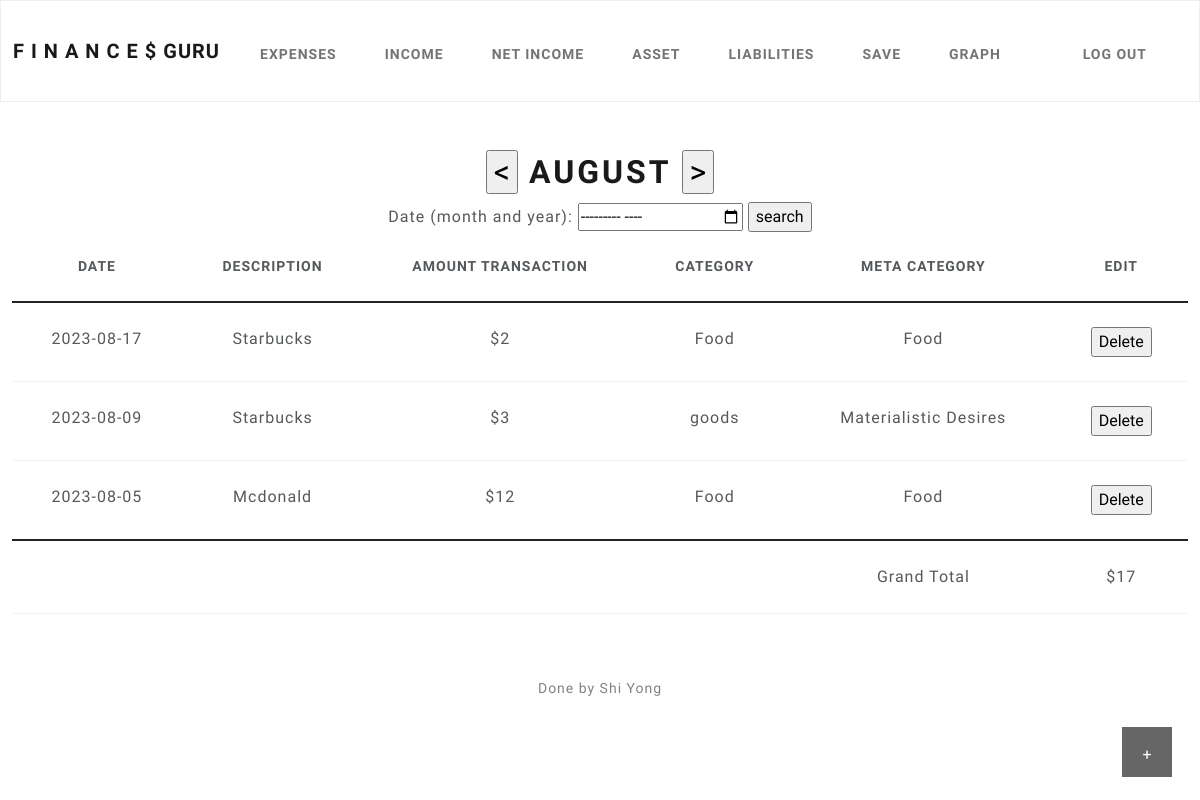
/expenses (signed in), run on the app's committed database.
### tables this page shows
CREATE TABLE "Expenses" (
	"E_id"	INTEGER,
	"Date"	TEXT,
	"Description"	TEXT,
	"expenses"	INTEGER,
	"Category"	TEXT,
	"MetaC"	TEXT,
	"id"	INTEGER NOT NULL,
	PRIMARY KEY("E_id" AUTOINCREMENT),
	FOREIGN KEY("id") REFERENCES "users"("id")
);

### app.py (the view)
@app.route("/expenses", methods=["GET", "POST"])
@login_required
def expenses():
    global month
    if request.method == "POST":
        Date = request.form.get('Date')
        Description = request.form.get('Description')
        expenses = request.form.get('expenses')
        Category = request.form.get('Category')
        MetaC = request.form.get('MetaC') #TODO get the month that the search engine search for and return results
        if Date:
            db.execute("INSERT INTO Expenses (id, Date,Description,expenses,Category,MetaC) VALUES(?, ?, ?, ?, ?, ?)", session["user_id"], Date,Description,expenses,Category,MetaC)
        Delete = request.form.get('Delete')
        if Delete != None:
            db.execute("DELETE FROM Expenses WHERE E_id = ? AND id = ?",Delete,session["user_id"])
        today = date.today()
        today = str(today)
        search = today[:-4]
        MONTH = request.form.get('month')
        if MONTH != None:
            MONTH = str(MONTH)
            MONTH = MONTH[-2:]
            if MONTH[:1] == '0':
                month = int(MONTH[-1:])
            else:
                month = int(MONTH)
        Previous = request.form.get('Previous')
        if Previous != None:
            month = int(month) -1
        Next = request.form.get('Next')
        if Next != None:
            month = int(month) +1
        if int(month) > 12 or int(month) < 1: #check if it overflow
            month = today[-4:-3]
        Month_full_name = calendar.month_name[int(month)]
        month = str(month)
        search = search + month
        search = search + '%'
        total = db.execute("SELECT SUM(expenses) FROM Expenses WHERE id = ? AND Date LIKE ?", session["user_id"],search)
        total = total[0]['SUM(expenses)']
        if total == None:
            total = 0
        LIST = db.execute("SELECT * FROM Expenses WHERE id = ? AND Date LIKE ? ORDER BY Date DESC", session["user_id"],search) #TODO Search the data from This month date
        Cat = [' Birthday Gift', 'Business Expense', 'Charity', 'Entertainment','Food','Materialistic Desires','Medical','Other','Rent','Self-Improvement','Transportation','Travel']
        return render_template('expenses.html',Cat=Cat,LIST=LIST,Month_full_name=Month_full_name, total = total)
    else:
        today = date.today()
        today = str(today)
        search = today[:-4]
        month = today[-4:-3]
        Month_full_name = calendar.month_name[int(month)]
        search = search + month
        search = search + '%'
        total = db.execute("SELECT SUM(expenses) FROM Expenses WHERE id = ? AND Date LIKE ?", session["user_id"],search)
        total = total[0]['SUM(expenses)']
        if total == None:
            total = 0
        LIST = db.execute("SELECT * FROM Expenses WHERE id = ? AND Date LIKE ? ORDER BY Date DESC", session["user_id"],search) #TODO Search the data from This month date
        Cat = [' Birthday Gift', 'Business Expense', 'Charity', 'Entertainment','Food','Materialistic Desires','Medical','Other','Rent','Self-Improvement','Transportation','Travel']
        return render_template('expenses.html',Cat=Cat,LIST=LIST,Month_full_name=Month_full_name, total = total)

### app.py (called while the page is built)
@app.after_request
def after_request(response):
    response.headers["Cache-Control"] = "no-cache, no-store, must-revalidate"
    response.headers["Expires"] = 0
    response.headers["Pragma"] = "no-cache"
    return response

### helpers.py (called while the page is built)
def login_required(f):
    @wraps(f)
    def decorated_function(*args, **kwargs):
        if session.get("user_id") is None:
            return redirect("/login")
        return f(*args, **kwargs)
    return decorated_function

### templates/expenses.html (shortened to what this page needs)
{% extends "layout.html" %}
{% block main %}
<button class="open-button" onclick="openForm()">+</button>
<form action="/expenses" method="post">
<h1><input type="submit" name="Previous" value="<">
    {{Month_full_name}}
    <input type="submit" name="Next" value=">"></h1>
</form>
<form action="/expenses" method="post">
  <label for="month">Date (month and year):</label>
  <input type="month" id="month" name="month" required>
  <input type="submit" value="search">
</form>
  <table class="table" style="margin-left:auto;margin-right:auto;">
        <thead class="thead-dark">
            <tr>
                <th scope="col">Date</th>
                <th scope="col">Description</th>
                <th scope="col">Amount Transaction</th>
                <th scope="col">Category</th>
                <th scope="col">Meta Category</th>
                <th>Edit</th>
            </tr>
        </thead>
        <tbody>
            {% for row in LIST %}
                <tr>
                    <td>{{row['Date']}}</td>
                    <td>{{row['Description']}}</td>
                    <td>${{row['expenses']}}</td>
                    <td>{{row['Category']}}</td>
                    <td>{{row['MetaC']}}</td>
                    <td>
                    <form action="/expenses" method="post">
                       <input type="submit" value="Delete" >
                   </form>
                    </td>
                </tr>
            {% endfor %}
        </tbody>
        <tfoot>
                <tr>
                    <td></td>
                    <td></td>
                    <td></td>
                    <td></td>
                    <td>Grand Total</td>
                    <td >${{ total }}</td>
                </tr>
        </tfoot>
    </table>
{% endblock %}

### templates/layout.html (shortened to what this page needs)
<!DOCTYPE html>
<html lang="en">
    <head>
        <link href="https://cdn.jsdelivr.net/npm/bootstrap@5.1.3/dist/css/bootstrap.min.css" rel="stylesheet">
        <link href="/static/bootstrap.min.css" rel="stylesheet">
    </head>
    <body>
        <nav class="bg-light border navbar navbar-expand-md navbar-light">
            <div class="container-fluid">
                <a class="navbar-brand" href="/">
                    <span >F</span>
                    <span >I</span>
                    <span >N</span>
                    <span >A</span>
                    <span >N</span>
                    <span>C</span>
                    <span>E</span>
                    <span >$</span>
                    <span>GURU</span>
                </a>
                <div class="collapse navbar-collapse" id="navbar">
                    {% if session["user_id"] %}
                        <ul class="navbar-nav me-auto mt-2">
                            <li class="nav-item"><a class="nav-link" href="/expenses">Expenses</a></li>
                            <li class="nav-item"><a class="nav-link" href="/income">Income</a></li>
                            <li class="nav-item"><a class="nav-link" href="/netincome">Net Income</a></li>
                            <li class="nav-item"><a class="nav-link" href="/asset">Asset</a></li>
                            <li class="nav-item"><a class="nav-link" href="/liabilities">Liabilities</a></li>
                            <li class="nav-item"><a class="nav-link" href="/save">Save</a></li>
                            <li class="nav-item"><a class="nav-link" href="/graph">Graph</a></li>
                        </ul>
                        <ul class="navbar-nav ms-auto mt-2">
                            <li class="nav-item"><a class="nav-link" href="/logout">Log Out</a></li>
                        </ul>
                    {% else %}
                        <ul class="navbar-nav ms-auto mt-2">
                            <li class="nav-item"><a class="nav-link" href="/register">Register</a></li>
                            <li class="nav-item"><a class="nav-link" href="/login">Log In</a></li>
                        </ul>
                    {% endif %}
                </div>
            </div>
        </nav>
        <main class="container-fluid py-5 text-center">
            {% block main %}{% endblock %}
        </main>
        <footer class="mb-5 small text-center text-muted">
            Done by Shi Yong
        </footer>
    </body>
</html>

### templates/expenses.html (style rules this page uses)
body * { box-sizing: border-box; }
.open-button { background-color: black; color: white; padding: 16px 20px; border: none; cursor: pointer; opacity: 0.6; position: fixed; bottom: 23px; right: 28px; width: 50px; height: 50px; text-align: center; }

### data on the page
Expenses: Date "2023-08-17", Description "Starbucks", expenses "2", Category "Food", MetaC "Food"
Expenses: Date "2023-08-09", Description "Starbucks", expenses "3", Category "goods", MetaC "Materialistic Desires"
Expenses: Date "2023-08-05", Description "Mcdonald", expenses "12", Category "Food", MetaC "Food"

### other printed values
{{ Month_full_name }} "AUGUST"
{{ total }} "17"
